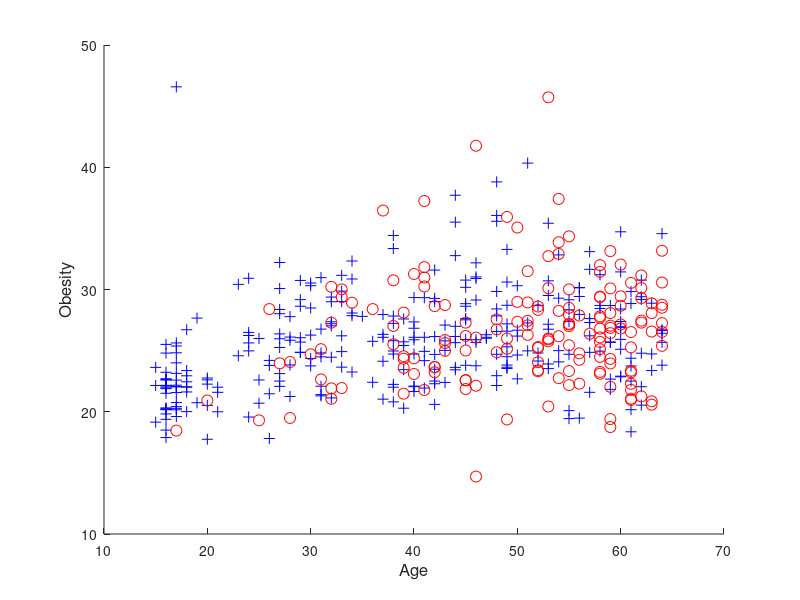

Here is the MATLAB script that generated this plot: (Note: this script raises an error after producing the figure.)

% Reading the data
load SouthAfricanHeartData.mat

% Plotting the data
figure
plot(X(y<0,5), X(y<0,4), 'b+', 'MarkerSize', 8); hold on
plot(X(y>0,5), X(y>0,4), 'ro', 'MarkerSize', 8);
xlabel('Age','fontsize',12)
ylabel('Obesity','fontsize',12)
box off
print SAheartDataAgeObesity -depsc2


%% Setting up a grid of test inputs
[t1, t2] = meshgrid(15:1:65,10:1:50);
t = [t1(:) t2(:)]; n = length(t);               % these are the test inputs

%% The prior
meanfunc = @meanZero;
covfunc = @covSEard;   hyp.cov = log([1 1 1]);  % hyp = [ log(ell_1) log(ell_2) ... log(ell_D) log(sf)]
%meanfunc = @meanConst; hyp.mean = 0;
%covfunc = @covSEard;   hyp.cov = log([1 1 1]);  % hyp = [ mu log(ell_1) log(ell_2) ... log(ell_D) ]
likfunc = @likLogistic;

%% Optimize on the hyperparameters
x = X(:,[5 4]); % Use only Age and Obesity
nTrain = length(y);
x = (x - repmat(mean(x),nTrain,1))./repmat(std(x),nTrain,1);

hyp = minimize(hyp, @gp, -40, @infEP, meanfunc, covfunc, likfunc, x, y);

[a b c d lp] = gp(hyp, @infEP, meanfunc, covfunc, likfunc, x, y, t, ones(n,1));
figure
set(gca, 'FontSize', 12)
plot(X(y<0,5), X(y<0,4), 'b+', 'MarkerSize', 8); hold on
plot(X(y>0,5), X(y>0,4), 'ro', 'MarkerSize', 8);
contour(t1, t2, reshape(exp(lp), size(t1)), 0.1:0.1:0.9)
[c h] = contour(t1, t2, reshape(exp(lp), size(t1)), [0.5 0.5]);
set(h, 'LineWidth', 2)
colorbar
box off
xlabel('Age','fontsize',12)
ylabel('Obesity','fontsize',12)
title('Laplace')
print petalMinHypEP -depsc2
